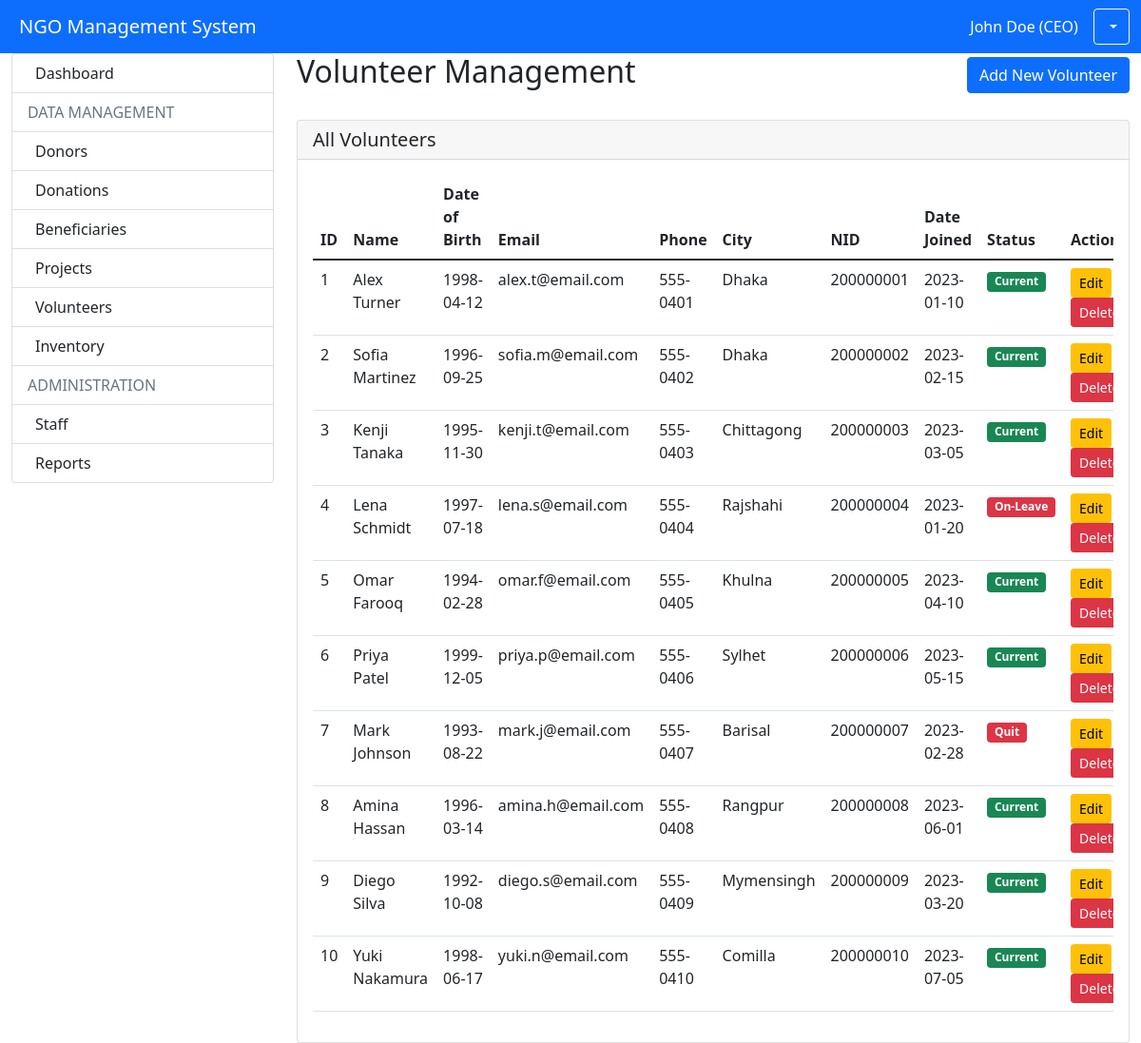
The app's page /modules/volunteers/view.php (signed in) with its own data.
### tables this page shows
CREATE TABLE `volunteer` (
  `volunteer_id` int(11) NOT NULL,
  `first_name` varchar(30) NOT NULL,
  `last_name` varchar(30) NOT NULL,
  `dob` date DEFAULT NULL,
  `email` varchar(30) NOT NULL,
  `phone` varchar(16) NOT NULL,
  `address` varchar(50) DEFAULT NULL,
  `city` varchar(20) DEFAULT NULL,
  `nid` int(11) DEFAULT NULL,
  `date_joined` date DEFAULT curdate(),
  `status` enum('Current','On-Leave','Quit') DEFAULT 'Current'
);

### modules/volunteers/view.php (the view, shortened to what this page needs)
<?php
require_once '../../config.php';
?>
<!DOCTYPE html>
<html lang="en">
<head>
    <link href="https://cdn.jsdelivr.net/npm/bootstrap@5.1.3/dist/css/bootstrap.min.css" rel="stylesheet">
</head>
<body>
    <?php include '../../includes/header.php'; ?>
    <div class="container-fluid">
        <div class="row">
            <div class="col-md-3">
                <?php include '../../includes/sidebar.php'; ?>
            </div>
            <div class="col-md-9">
                <div class="d-flex justify-content-between align-items-center mb-4">
                    <h2>Volunteer Management</h2>
                    <a href="manage.php" class="btn btn-primary">
                        <i class="bi bi-plus-circle"></i> Add New Volunteer
                    </a>
                </div>
                <div class="card">
                    <div class="card-header">
                        <h5 class="mb-0">All Volunteers</h5>
                    </div>
                    <div class="card-body">
                        <div class="table-responsive">
                            <table class="table table-hover">
                                <thead>
                                    <tr>
                                        <th>ID</th>
                                        <th>Name</th>
                                        <th>Date of Birth</th>
                                        <th>Email</th>
                                        <th>Phone</th>
                                        <th>City</th>
                                        <th>NID</th>
                                        <th>Date Joined</th>
                                        <th>Status</th>
                                        <th>Actions</th>
                                    </tr>
                                </thead>
                                <tbody>
                                    <?php
                                    $stmt = $pdo->query("
                                        SELECT *
                                        FROM Volunteer
                                        ORDER BY volunteer_id
                                    ");
                                    while ($row = $stmt->fetch()) {
                                        $status_color = $row['status'] == 'Current' ? 'success' : 'danger';
                                        echo '<tr>';
                                        echo '<td>' . $row['volunteer_id'] . '</td>';
                                        echo '<td>' . $row['first_name'] . ' ' . $row['last_name'] . '</td>';
                                        echo '<td>' . $row['dob'] . '</td>';
                                        echo '<td>' . $row['email'] . '</td>';
                                        echo '<td>' . $row['phone'] . '</td>';
                                        echo '<td>' . $row['city'] . '</td>';
                                        echo '<td>' . $row['nid'] . '</td>';
                                        echo '<td>' . $row['date_joined'] . '</td>';
                                        echo '<td><span class="badge bg-' . $status_color . '">' . $row['status'] . '</span></td>';
                                        echo '<td>
                                            <a href="manage.php?id=' . $row['volunteer_id'] . '" class="btn btn-sm btn-warning">Edit</a>
                                            <form method="POST" action="" style="display: inline;"
                                                   onsubmit="return confirmDelete(\'' . $row['first_name'] . ' ' . $row['last_name'] . '\')">
                                                <input type="hidden" name="delete_id" value="' . $row['volunteer_id'] . '">
                                                <button type="submit" class="btn btn-sm btn-danger">Delete</button>
                                            </form>
                                        </td>';
                                        echo '</tr>';
                                    }
                                    ?>
                                </tbody>
                            </table>
                        </div>
                    </div>
                </div>
            </div>
        </div>
    </div>
</body>
</html>

### records on screen
volunteer: volunteer_id "1", first_name "Alex", last_name "Turner", dob "1998-04-12", email "alex.t@email.com", phone "555-0401", city "Dhaka", nid "200000001", date_joined "2023-01-10", status "Current"
volunteer: volunteer_id "2", first_name "Sofia", last_name "Martinez", dob "1996-09-25", email "sofia.m@email.com", phone "555-0402", city "Dhaka", nid "200000002", date_joined "2023-02-15", status "Current"
volunteer: volunteer_id "3", first_name "Kenji", last_name "Tanaka", dob "1995-11-30", email "kenji.t@email.com", phone "555-0403", city "Chittagong", nid "200000003", date_joined "2023-03-05", status "Current"
volunteer: volunteer_id "4", first_name "Lena", last_name "Schmidt", dob "1997-07-18", email "lena.s@email.com", phone "555-0404", city "Rajshahi", nid "200000004", date_joined "2023-01-20", status "On-Leave"
volunteer: volunteer_id "5", first_name "Omar", last_name "Farooq", dob "1994-02-28", email "omar.f@email.com", phone "555-0405", city "Khulna", nid "200000005", date_joined "2023-04-10", status "Current"
volunteer: volunteer_id "6", first_name "Priya", last_name "Patel", dob "1999-12-05", email "priya.p@email.com", phone "555-0406", city "Sylhet", nid "200000006", date_joined "2023-05-15", status "Current"
volunteer: volunteer_id "7", first_name "Mark", last_name "Johnson", dob "1993-08-22", email "mark.j@email.com", phone "555-0407", city "Barisal", nid "200000007", date_joined "2023-02-28", status "Quit"
volunteer: volunteer_id "8", first_name "Amina", last_name "Hassan", dob "1996-03-14", email "amina.h@email.com", phone "555-0408", city "Rangpur", nid "200000008", date_joined "2023-06-01", status "Current"
volunteer: volunteer_id "9", first_name "Diego", last_name "Silva", dob "1992-10-08", email "diego.s@email.com", phone "555-0409", city "Mymensingh", nid "200000009", date_joined "2023-03-20", status "Current"
volunteer: volunteer_id "10", first_name "Yuki", last_name "Nakamura", dob "1998-06-17", email "yuki.n@email.com", phone "555-0410", city "Comilla", nid "200000010", date_joined "2023-07-05", status "Current"

### other values on screen
$_SESSION['full_name'] "John Doe (CEO)"
